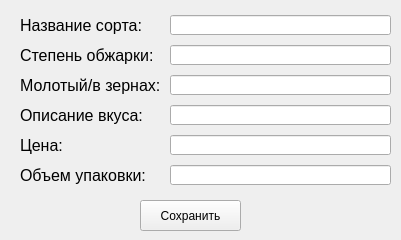
<?xml version="1.0" encoding="UTF-8"?>
<ui version="4.0">
 <class>Form</class>
 <widget class="QWidget" name="Form">
  <property name="geometry">
   <rect>
    <x>0</x>
    <y>0</y>
    <width>401</width>
    <height>240</height>
   </rect>
  </property>
  <property name="windowTitle">
   <string>Form</string>
  </property>
  <widget class="QLabel" name="label">
   <property name="geometry">
    <rect>
     <x>20</x>
     <y>10</y>
     <width>181</width>
     <height>31</height>
    </rect>
   </property>
   <property name="font">
    <font>
     <pointsize>12</pointsize>
    </font>
   </property>
   <property name="text">
    <string>Название сорта:</string>
   </property>
  </widget>
  <widget class="QLabel" name="label_2">
   <property name="geometry">
    <rect>
     <x>20</x>
     <y>40</y>
     <width>181</width>
     <height>31</height>
    </rect>
   </property>
   <property name="font">
    <font>
     <pointsize>12</pointsize>
    </font>
   </property>
   <property name="text">
    <string>Степень обжарки:</string>
   </property>
  </widget>
  <widget class="QLabel" name="label_3">
   <property name="geometry">
    <rect>
     <x>20</x>
     <y>70</y>
     <width>181</width>
     <height>31</height>
    </rect>
   </property>
   <property name="font">
    <font>
     <pointsize>12</pointsize>
    </font>
   </property>
   <property name="text">
    <string>Молотый/в зернах:</string>
   </property>
  </widget>
  <widget class="QLabel" name="label_4">
   <property name="geometry">
    <rect>
     <x>20</x>
     <y>100</y>
     <width>181</width>
     <height>31</height>
    </rect>
   </property>
   <property name="font">
    <font>
     <pointsize>12</pointsize>
    </font>
   </property>
   <property name="text">
    <string>Описание вкуса:</string>
   </property>
  </widget>
  <widget class="QLabel" name="label_5">
   <property name="geometry">
    <rect>
     <x>20</x>
     <y>130</y>
     <width>181</width>
     <height>31</height>
    </rect>
   </property>
   <property name="font">
    <font>
     <pointsize>12</pointsize>
    </font>
   </property>
   <property name="text">
    <string>Цена:</string>
   </property>
  </widget>
  <widget class="QLabel" name="label_6">
   <property name="geometry">
    <rect>
     <x>20</x>
     <y>160</y>
     <width>181</width>
     <height>31</height>
    </rect>
   </property>
   <property name="font">
    <font>
     <pointsize>12</pointsize>
    </font>
   </property>
   <property name="text">
    <string>Объем упаковки:</string>
   </property>
  </widget>
  <widget class="QLineEdit" name="NameText">
   <property name="geometry">
    <rect>
     <x>170</x>
     <y>15</y>
     <width>221</width>
     <height>20</height>
    </rect>
   </property>
  </widget>
  <widget class="QLineEdit" name="StepenText">
   <property name="geometry">
    <rect>
     <x>170</x>
     <y>45</y>
     <width>221</width>
     <height>20</height>
    </rect>
   </property>
  </widget>
  <widget class="QLineEdit" name="MolotText">
   <property name="geometry">
    <rect>
     <x>170</x>
     <y>75</y>
     <width>221</width>
     <height>20</height>
    </rect>
   </property>
  </widget>
  <widget class="QLineEdit" name="VkysText">
   <property name="geometry">
    <rect>
     <x>170</x>
     <y>105</y>
     <width>221</width>
     <height>20</height>
    </rect>
   </property>
  </widget>
  <widget class="QLineEdit" name="SumText">
   <property name="geometry">
    <rect>
     <x>170</x>
     <y>135</y>
     <width>221</width>
     <height>20</height>
    </rect>
   </property>
  </widget>
  <widget class="QLineEdit" name="ObemText">
   <property name="geometry">
    <rect>
     <x>170</x>
     <y>165</y>
     <width>221</width>
     <height>20</height>
    </rect>
   </property>
  </widget>
  <widget class="QPushButton" name="pushButton">
   <property name="geometry">
    <rect>
     <x>140</x>
     <y>200</y>
     <width>101</width>
     <height>31</height>
    </rect>
   </property>
   <property name="text">
    <string>Сохранить</string>
   </property>
  </widget>
 </widget>
 <resources/>
 <connections/>
</ui>
